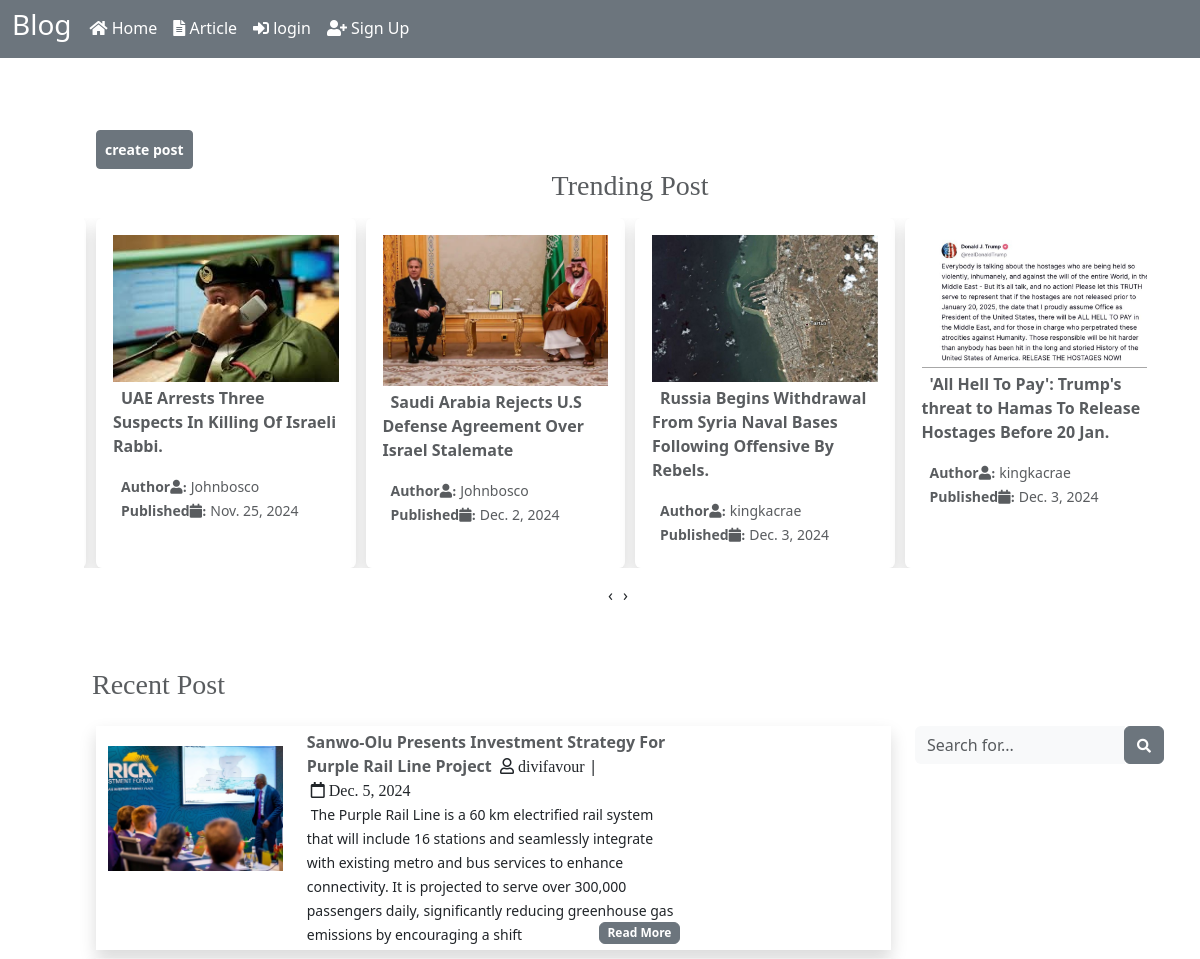
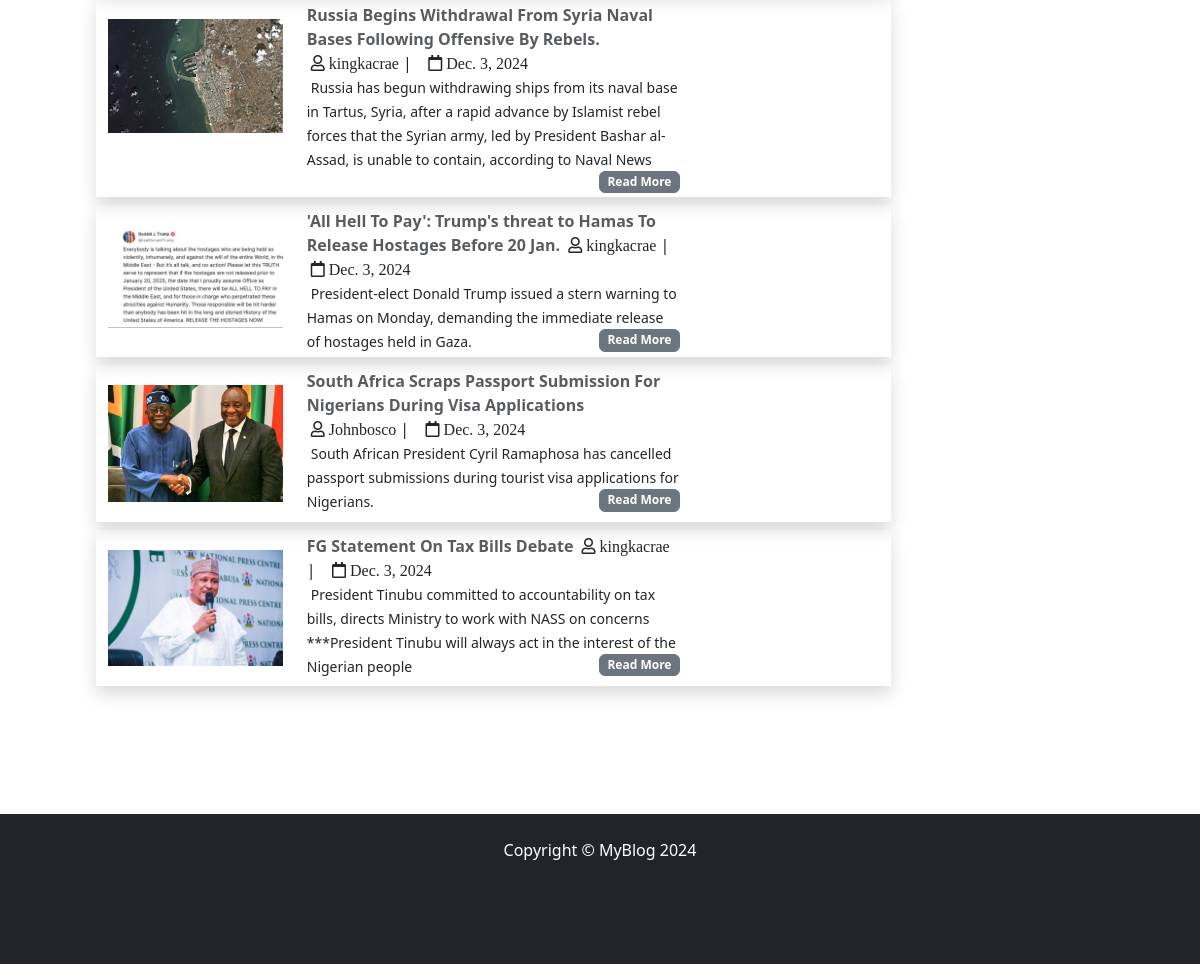
The app's page /myblog/post/ with its own data (2 pictures, top to bottom).
### myblog/models.py (models this page shows, shortened)
class Post(models.Model):
    title = models.CharField(max_length=255)
    author = models.ForeignKey(User, related_name='author_posts', on_delete=models.CASCADE)
    dop = models.DateField(auto_now_add=True)
    excerpt = models.CharField(max_length=300)
    article = models.TextField(null =True, blank=True)
    featured_image = models.ImageField(upload_to='images/', null=True, blank=True)
    featured_video = models.FileField(upload_to='videos/', null= True, blank=True)
    likes= models.ManyToManyField(User, related_name='posts', blank=True)
    category = models.ForeignKey(Category, related_name="posts", on_delete=models.CASCADE)
    tags = models.ManyToManyField(Tag, related_name="posts", blank=True)
    slug = models.SlugField(unique=True)
    status = models.CharField(max_length=20, default='draft' , choices=[
        ('published','Published'),
        ('draft','Draft')
     ])
    is_trending = models.BooleanField(default=False)
    def save(self, *args, **kwargs):
        super().save(*args, **kwargs)

class User(AbstractUser):
    is_admin = models.BooleanField('is_admin', default=False, blank=True)
    profile_picture = models.ImageField(default="images/default_user_icon.jpg", null=True, blank=True)
    bio = models.TextField(max_length=300, null=True, blank=True)
    role = models.CharField(max_length=20, default='user', choices=[('author','author'), ('user','user')], blank=True)
    job = models.CharField(max_length=255, null=True, blank=True)
    location = models.CharField(max_length=255, null=True, blank=True)
    slug = models.SlugField(max_length=100,unique=True)
    def __str__(self):
        return self.username

### myblog/views.py (the view)
# urls.py: path('post/', views.PostPage, name = "post"),
def PostPage(request):
    posts = Post.objects.filter(status='published')
    recent_post = Post.objects.filter(status='published').order_by('-dop')[:5]
    trending= []
    for post in posts:
        if post.likes.count() >= 3:
            post.is_trending=True
            post.save()
            trending.append(post)
        else:
            post.is_trending =False
            post.save()
    context={
        'trends':trending,
        'recent_post': recent_post,
      }
    return render(request, 'blog/post.html', context)

### myblog/context_processors.py (called while the page is built)
def Notifications(request):
    if request.user.is_authenticated:
        unread_nofitications = request.user.notifications.filter(is_read=False)
        notifications = request.user.notifications.all().order_by('-timestamp')[:10]
        total_unread = unread_nofitications.count()
    else:
        notifications = []
        total_unread = 0
    context={
        'total_unread': total_unread,
        'notifications': notifications,
    }
    return context

### myblog/templates/blog/post.html (shortened to what this page needs)
{% extends 'blog/master.html' %}
{% load static %}
{% block content %}
<div class="container my-5">
    <a class="btn btn-sm btn-secondary p-2" href="{% url 'postform' %}"><b>create post</b></a>
    <div class="row">
        <div class="col-md-12">
            <h3 class="text-center text-muted mb-3" style="font-family: Georgia, 'Times New Roman', Times, serif;">Trending Post</h3>
            <div class="row owl-carousel owl-theme">
                {% for trend in trends %}
                <div class="trend items ">
                    <div class="card shadow" style="border: 1px solid transparent; height: 350px;">
                        <a href="{% url 'article' trend.slug %}" class="text-muted" style="text-decoration:none;">
                            <div class="card-body">
                                <div class="Trending-img mb-1">
                                    <img src="{{trend.featured_image.url}}" alt="Post image" class="w-100">
                                </div>
                                <div><strong class="py-2 px-2">
                                    {{trend.title}}
                                </strong></div>
                                <div class="w-100 my-3">
                                    <small class="col mt-4 p-2"><b>Author</b><i class="fas fa-user">:</i> {{ trend.author }}</small>&nbsp;
                                    <br>
                                    <small class="col mt-5 p-2"><b>Published</b><i class="fas fa-calendar">:</i> {{ trend.dop }}</small>&nbsp;
                                </div>
                            </div>
                        </a>
                    </div>
                </div>
                {% endfor %}
            </div>
        </div>
    </div>
    <div class="row mt-5">
        <h3 class="mb-3 p-2 text-muted" style="font-family: Georgia, 'Times New Roman', Times, serif;">Recent Post</h3>
        <div class="col-md-9 ">
            <div class="card-body w-100 mx-0">
               {% for post in recent_post %}
                <div class="row mb-2 shadow w-100 py-1 mx-0">
                    <div class="col-3 ">
                        <img src="{{post.featured_image.url}}"alt="Post image" class="w-100 py-3" style="border-radius: 5px;">
                    </div>
                    <div class="col-6 w-90">
                        <strong><a href="{% url 'article' post.slug %}" class="text-muted">{{post.title}}</a></strong>
                        <i class="far fa-user p-1"> {{post.author }} </i>|
                        &nbsp;
                        <i class="far fa-calendar p-1"> {{post.dop}}</i><br>
                        <small class="p-1">
                           {{post.excerpt}}
                        </small>
                        <a href="{% url 'article' post.slug %}" class="float-end btn badge btn-secondary">Read More</a>
                    </div>
                </div>
               {% endfor %}
            </div>
        </div>
        <div class="col-3 mx-0">
            <form
                class="d-none d-sm-inline-block form-inline mr-auto ml-md-3 my-2 my-md-0 mw-100 navbar-search">
                <div class="input-group">
                    <input type="text" class="form-control bg-light border-0 small" placeholder="Search for..."
                        aria-label="Search" aria-describedby="basic-addon2">
                    <div class="input-group-append">
                        <button class="btn btn-secondary" type="button">
                            <i class="fas fa-search fa-sm"></i>
                        </button>
                    </div>
                </div>
            </form>
        </div>
    </div>
</div>
{% endblock %}

### myblog/templates/blog/master.html (shortened to what this page needs)
{% load static %}
<!DOCTYPE html>
<html lang="en">
<head>
 <link rel="stylesheet" href="https://cdn.jsdelivr.net/npm/bootstrap-icons@1.10.5/font/bootstrap-icons.css">
 <link href="https://cdnjs.cloudflare.com/ajax/libs/font-awesome/5.15.4/css/all.min.css" rel="stylesheet">
 <link href="https://cdn.jsdelivr.net/npm/bootstrap@5.3.3/dist/css/bootstrap.min.css" rel="stylesheet">
 <link rel="stylesheet" href="{% static 'blog/css/owl.carousel.min.css' %}">
 <link rel="stylesheet" href="{% static 'blog/css/owl.theme.default.min.css' %}">
 <link rel="stylesheet" href="{% static 'blog/css/sidebar.css' %}"/>
 <link rel="stylesheet" href="{% static 'blog/css/post.css' %}">
 {% include 'blog/navbar.html' %}
 </head>
<body>
   <div class="content p-4">
   {% block content %}
   {% endblock %}
   </div>
   {% include 'blog/footer.html' %}
</body>
</html>

### myblog/templates/blog/navbar.html (shortened to what this page needs)
  <nav class="navbar navbar-expand-sm bg-secondary">
    <div class="container-fluid">
      <ul class="navbar-nav">
        <li class="nav-item">
          <h3  style="color: #fff;margin-right: 10px ; ">Blog</h3>
        </li>
        {% if request.user.is_admin %}
          <li class="nav-item">
            <a class="nav-link" style="color: #fff;" href="{% url 'dashboard' %}"><i class="fas fa-th"></i> Dashboard</a>
          </li>
        {% else %}
          {% if not request.user.is_authenticated %}
            <li class="nav-item">
              <a class="nav-link" style="color: #fff;" href="{% url 'home' %}"><i class="fas fa-home"></i> Home</a>
            </li>
          {% endif %}
        {% endif %}
          <li class="nav-item">
            <a class="nav-link" style="color: #fff;" href="{% url 'post' %}"><i class="fas fa-file-alt"></i> Article</a>
          </li>
        {% if request.user.is_authenticated %}
          <li class="nav-item dropdown">
            <a class="nav-link dropdown-toggle" href="{% url 'notification' %}" role="button" data-bs-toggle="dropdown" style="color: #fff;">
              <i class="fas fa-bell"></i> Notifications
              {% if total_unread > 0 %}
                <span class="badge bg-danger">{{ total_unread }}</span>
              {% endif %}
            </a>
            <ul class="dropdown-menu dropdown-scroll" aria-labelledby="dropdownMenuLink">
                <a href="{% url 'all_read' %}" class="btn badge btn-secondary p-1 m-1 ">
                  Mark all read
                </a>
              {% for notification in notifications %}
                <li class="text-muted {% if not notification.is_read %} bg-light {% endif %}" style="padding: 5px; border-bottom: 1px solid lightgray;">
                  <small>
                    <a class="dropdown-item w-60"
                      {% if notification.post.status != 'draft' %}
                         href="{% url 'read' notification_id=notification.id %}"
                      {% else %}
                         href="{% url 'dashboard' %}"
                      {% endif %}>
                    {{ notification.message }}
                    </a>
                  </small>
                </li>
              {% endfor %}
            </ul>
          </li>
        {% else %}
        <li class="nav-item">
          <a class="nav-link" style="color: #fff;" href="{% url 'Login' %}"><i class="fas fa-sign-in-alt"></i> login</a>
        </li>
        <li class="nav-item">
          <a class="nav-link" style="color: #fff;" href="{% url 'Register' %}"><i class="fas fa-user-plus"></i> Sign Up</a>
        </li>
        {% endif %}
      </ul>
    </div>
  </nav>

### myblog/templates/blog/footer.html
{% load static %}
<div class="mt-5 p-4 bg-dark text-white text-center d-flex justify-content-center" style="height: 150px;">
   <footer class="sticky-footer">
       <div class="container my-auto">
           <div class="copyright text-center my-auto">
            <span>Copyright &copy; MyBlog 2024</span>
           </div>
       </div>
   </footer>
</div>

### myblog/static/blog/css/sidebar.css (style rules this page uses)
* { margin: 0; padding: 0; box-sizing: border-box; }
.content { margin-left: 60px; padding: 20px; transition: margin-left 0.3s; }

### myblog/static/blog/css/post.css (style rules this page uses)
* { box-sizing: border-box; }
a { text-decoration: none; }

### records on screen
Post: featured_image (picture), title "UAE Arrests Three Suspects In Killing Of Israeli Rabbi.", author "Johnbosco", dop "Nov. 25, 2024"
Post: featured_image (picture), title "Saudi Arabia Rejects U.S Defense Agreement Over Israel Stalemate", author "Johnbosco", dop "Dec. 2, 2024"
Post: featured_image (picture), title "Russia Begins Withdrawal From Syria Naval Bases Following Offensive By Rebels.", author "kingkacrae", dop "Dec. 3, 2024", excerpt "Russia has begun withdrawing ships from its naval base in Tartus, Syria, after a rapid advance by Islamist rebel forces that the Syrian army, led by President Bashar al-Assad, is unable to contain, according to Naval News"
Post: featured_image (picture), title "'All Hell To Pay': Trump's threat to Hamas To Release Hostages Before 20 Jan.", author "kingkacrae", dop "Dec. 3, 2024", excerpt "President-elect Donald Trump issued a stern warning to Hamas on Monday, demanding the immediate release of hostages held in Gaza."
Post: featured_image (picture), title "Sanwo-Olu Presents Investment Strategy For Purple Rail Line Project", author "divifavour", dop "Dec. 5, 2024", excerpt "The Purple Rail Line is a 60 km electrified rail system that will include 16 stations and seamlessly integrate with existing metro and bus services to enhance connectivity. It is projected to serve over 300,000 passengers daily, significantly reducing greenhouse gas emissions by encouraging a shift"
Post: featured_image (picture), title "South Africa Scraps Passport Submission For Nigerians During Visa Applications", author "Johnbosco", dop "Dec. 3, 2024", excerpt "South African President Cyril Ramaphosa has cancelled passport submissions during tourist visa applications for Nigerians."
Post: featured_image (picture), title "FG Statement On Tax Bills Debate", author "kingkacrae", dop "Dec. 3, 2024", excerpt "President Tinubu committed to accountability on tax bills, directs Ministry to work with NASS on concerns ***President Tinubu will always act in the interest of the Nigerian people"
